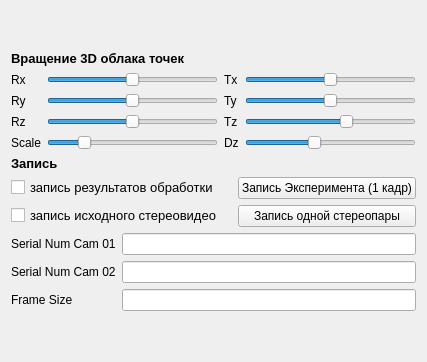
          <widget class="QWidget" name="tab_Add">
           <attribute name="title">
            <string>Additional Settings</string>
           </attribute>
           <layout class="QGridLayout" name="gridLayout_11">
            <item row="3" column="0">
             <widget class="QLabel" name="label_5">
              <property name="font">
               <font>
                <pointsize>10</pointsize>
                <bold>true</bold>
               </font>
              </property>
              <property name="text">
               <string>Запись</string>
              </property>
             </widget>
            </item>
            <item row="4" column="0">
             <layout class="QGridLayout" name="gridLayout_2">
              <item row="4" column="0">
               <widget class="QCheckBox" name="checkBox_WriteResultVideo">
                <property name="maximumSize">
                 <size>
                  <width>16777215</width>
                  <height>15</height>
                 </size>
                </property>
                <property name="font">
                 <font>
                  <pointsize>10</pointsize>
                 </font>
                </property>
                <property name="tabletTracking">
                 <bool>false</bool>
                </property>
                <property name="text">
                 <string>запись результатов обработки</string>
                </property>
               </widget>
              </item>
              <item row="6" column="0">
               <widget class="QCheckBox" name="checkBox_WriteSourceVideo">
                <property name="maximumSize">
                 <size>
                  <width>16777215</width>
                  <height>15</height>
                 </size>
                </property>
                <property name="font">
                 <font>
                  <pointsize>10</pointsize>
                 </font>
                </property>
                <property name="text">
                 <string>запись исходного стереовидео</string>
                </property>
               </widget>
              </item>
              <item row="6" column="2">
               <widget class="QPushButton" name="pushButton_WriteOneStereoPair">
                <property name="font">
                 <font>
                  <pointsize>9</pointsize>
                 </font>
                </property>
                <property name="text">
                 <string>Запись одной стереопары</string>
                </property>
               </widget>
              </item>
              <item row="4" column="2">
               <widget class="QPushButton" name="pushButton_WriteExp">
                <property name="font">
                 <font>
                  <pointsize>9</pointsize>
                 </font>
                </property>
                <property name="text">
                 <string>Запись Эксперимента (1 кадр)</string>
                </property>
               </widget>
              </item>
              <item row="6" column="1">
               <spacer name="horizontalSpacer">
                <property name="orientation">
                 <enum>Qt::Horizontal</enum>
                </property>
                <property name="sizeHint" stdset="0">
                 <size>
                  <width>10</width>
                  <height>10</height>
                 </size>
                </property>
               </spacer>
              </item>
             </layout>
            </item>
            <item row="6" column="0">
             <spacer name="verticalSpacer_6">
              <property name="orientation">
               <enum>Qt::Vertical</enum>
              </property>
              <property name="sizeHint" stdset="0">
               <size>
                <width>20</width>
                <height>40</height>
               </size>
              </property>
             </spacer>
            </item>
            <item row="2" column="0">
             <layout class="QGridLayout" name="gridLayout_4">
              <property name="leftMargin">
               <number>0</number>
              </property>
              <property name="topMargin">
               <number>0</number>
              </property>
              <item row="5" column="1">
               <widget class="QSlider" name="horizontalSlider_Scale">
                <property name="minimum">
                 <number>5</number>
                </property>
                <property name="maximum">
                 <number>500</number>
                </property>
                <property name="value">
                 <number>100</number>
                </property>
                <property name="orientation">
                 <enum>Qt::Horizontal</enum>
                </property>
               </widget>
              </item>
              <item row="5" column="0">
               <widget class="QLabel" name="label_29">
                <property name="text">
                 <string>Scale</string>
                </property>
               </widget>
              </item>
              <item row="0" column="2">
               <widget class="QLabel" name="label_26">
                <property name="text">
                 <string>Tx</string>
                </property>
               </widget>
              </item>
              <item row="1" column="2">
               <widget class="QLabel" name="label_27">
                <property name="text">
                 <string>Ty</string>
                </property>
               </widget>
              </item>
              <item row="4" column="0">
               <widget class="QLabel" name="label_25">
                <property name="text">
                 <string>Rz</string>
                </property>
               </widget>
              </item>
              <item row="1" column="3">
               <widget class="QSlider" name="horizontalSlider_Ty">
                <property name="maximumSize">
                 <size>
                  <width>16777215</width>
                  <height>20</height>
                 </size>
                </property>
                <property name="minimum">
                 <number>-2000</number>
                </property>
                <property name="maximum">
                 <number>2000</number>
                </property>
                <property name="singleStep">
                 <number>10</number>
                </property>
                <property name="orientation">
                 <enum>Qt::Horizontal</enum>
                </property>
               </widget>
              </item>
              <item row="5" column="2">
               <widget class="QLabel" name="label_30">
                <property name="text">
                 <string>Dz</string>
                </property>
               </widget>
              </item>
              <item row="0" column="3">
               <widget class="QSlider" name="horizontalSlider_Tx">
                <property name="maximumSize">
                 <size>
                  <width>16777215</width>
                  <height>20</height>
                 </size>
                </property>
                <property name="minimum">
                 <number>-2000</number>
                </property>
                <property name="maximum">
                 <number>2000</number>
                </property>
                <property name="singleStep">
                 <number>10</number>
                </property>
                <property name="orientation">
                 <enum>Qt::Horizontal</enum>
                </property>
               </widget>
              </item>
              <item row="5" column="3">
               <widget class="QSlider" name="horizontalSlider_Dz">
                <property name="minimum">
                 <number>-5000</number>
                </property>
                <property name="maximum">
                 <number>0</number>
                </property>
                <property name="singleStep">
                 <number>10</number>
                </property>
                <property name="value">
                 <number>-3000</number>
                </property>
                <property name="sliderPosition">
                 <number>-3000</number>
                </property>
                <property name="orientation">
                 <enum>Qt::Horizontal</enum>
                </property>
               </widget>
              </item>
              <item row="0" column="1">
               <widget class="QSlider" name="horizontalSlider_Rx">
                <property name="maximumSize">
                 <size>
                  <width>16777215</width>
                  <height>20</height>
                 </size>
                </property>
                <property name="minimum">
                 <number>-90</number>
                </property>
                <property name="maximum">
                 <number>90</number>
                </property>
                <property name="singleStep">
                 <number>5</number>
                </property>
                <property name="value">
                 <number>0</number>
                </property>
                <property name="orientation">
                 <enum>Qt::Horizontal</enum>
                </property>
               </widget>
              </item>
              <item row="1" column="1">
               <widget class="QSlider" name="horizontalSlider_Ry">
                <property name="maximumSize">
                 <size>
                  <width>16777215</width>
                  <height>20</height>
                 </size>
                </property>
                <property name="minimum">
                 <number>-90</number>
                </property>
                <property name="maximum">
                 <number>90</number>
                </property>
                <property name="singleStep">
                 <number>5</number>
                </property>
                <property name="value">
                 <number>0</number>
                </property>
                <property name="orientation">
                 <enum>Qt::Horizontal</enum>
                </property>
               </widget>
              </item>
              <item row="4" column="1">
               <widget class="QSlider" name="horizontalSlider_Rz">
                <property name="maximumSize">
                 <size>
                  <width>16777215</width>
                  <height>20</height>
                 </size>
                </property>
                <property name="tabletTracking">
                 <bool>false</bool>
                </property>
                <property name="minimum">
                 <number>-90</number>
                </property>
                <property name="maximum">
                 <number>90</number>
                </property>
                <property name="singleStep">
                 <number>5</number>
                </property>
                <property name="value">
                 <number>0</number>
                </property>
                <property name="orientation">
                 <enum>Qt::Horizontal</enum>
                </property>
               </widget>
              </item>
              <item row="4" column="2">
               <widget class="QLabel" name="label_28">
                <property name="text">
                 <string>Tz</string>
                </property>
               </widget>
              </item>
              <item row="4" column="3">
               <widget class="QSlider" name="horizontalSlider_Tz">
                <property name="maximumSize">
                 <size>
                  <width>16777215</width>
                  <height>20</height>
                 </size>
                </property>
                <property name="minimum">
                 <number>-5000</number>
                </property>
                <property name="maximum">
                 <number>0</number>
                </property>
                <property name="singleStep">
                 <number>10</number>
                </property>
                <property name="value">
                 <number>-2000</number>
                </property>
                <property name="orientation">
                 <enum>Qt::Horizontal</enum>
                </property>
               </widget>
              </item>
              <item row="1" column="0">
               <widget class="QLabel" name="label_24">
                <property name="text">
                 <string>Ry</string>
                </property>
               </widget>
              </item>
              <item row="0" column="0">
               <widget class="QLabel" name="label_23">
                <property name="text">
                 <string>Rx</string>
                </property>
               </widget>
              </item>
             </layout>
            </item>
            <item row="0" column="0">
             <spacer name="verticalSpacer_2">
              <property name="orientation">
               <enum>Qt::Vertical</enum>
              </property>
              <property name="sizeHint" stdset="0">
               <size>
                <width>20</width>
                <height>40</height>
               </size>
              </property>
             </spacer>
            </item>
            <item row="1" column="0">
             <widget class="QLabel" name="label_9">
              <property name="font">
               <font>
                <pointsize>10</pointsize>
                <italic>false</italic>
                <bold>true</bold>
               </font>
              </property>
              <property name="text">
               <string>Вращение 3D облака точек</string>
              </property>
             </widget>
            </item>
            <item row="5" column="0">
             <layout class="QGridLayout" name="gridLayout_19">
              <item row="1" column="1">
               <widget class="QLineEdit" name="lineEdit_SNCam02"/>
              </item>
              <item row="1" column="0">
               <widget class="QLabel" name="label_SNCam02">
                <property name="text">
                 <string>Serial Num Cam 02</string>
                </property>
               </widget>
              </item>
              <item row="0" column="1">
               <widget class="QLineEdit" name="lineEdit_SNCam01"/>
              </item>
              <item row="0" column="0">
               <widget class="QLabel" name="label_SNCam01">
                <property name="text">
                 <string>Serial Num Cam 01</string>
                </property>
               </widget>
              </item>
              <item row="2" column="0">
               <widget class="QLabel" name="label_FrameSize">
                <property name="text">
                 <string>Frame Size</string>
                </property>
               </widget>
              </item>
              <item row="2" column="1">
               <widget class="QLineEdit" name="lineEdit_FrameSize"/>
              </item>
             </layout>
            </item>
           </layout>
          </widget>
